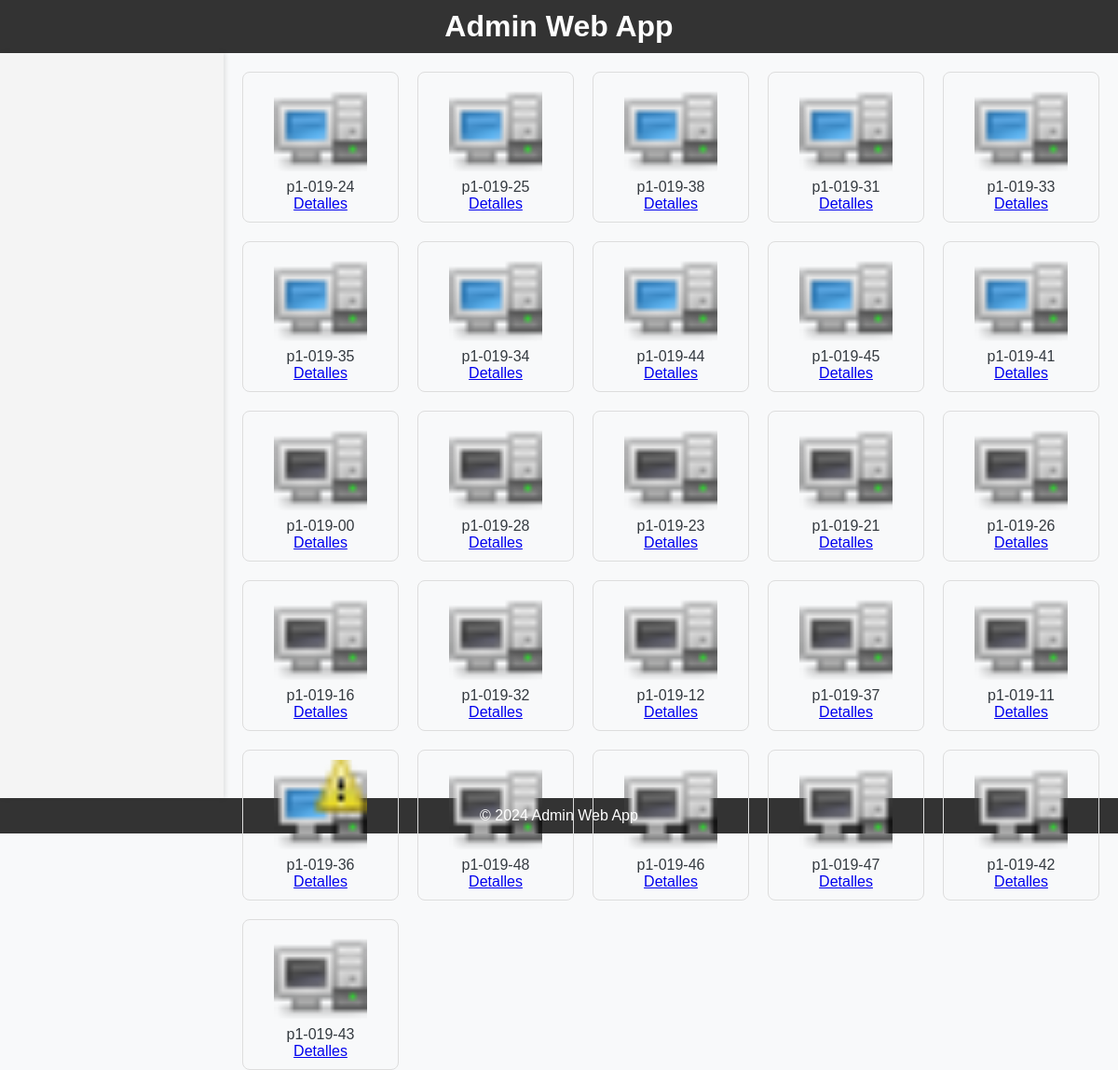
The app's page /testing_page/ (signed in), older data.
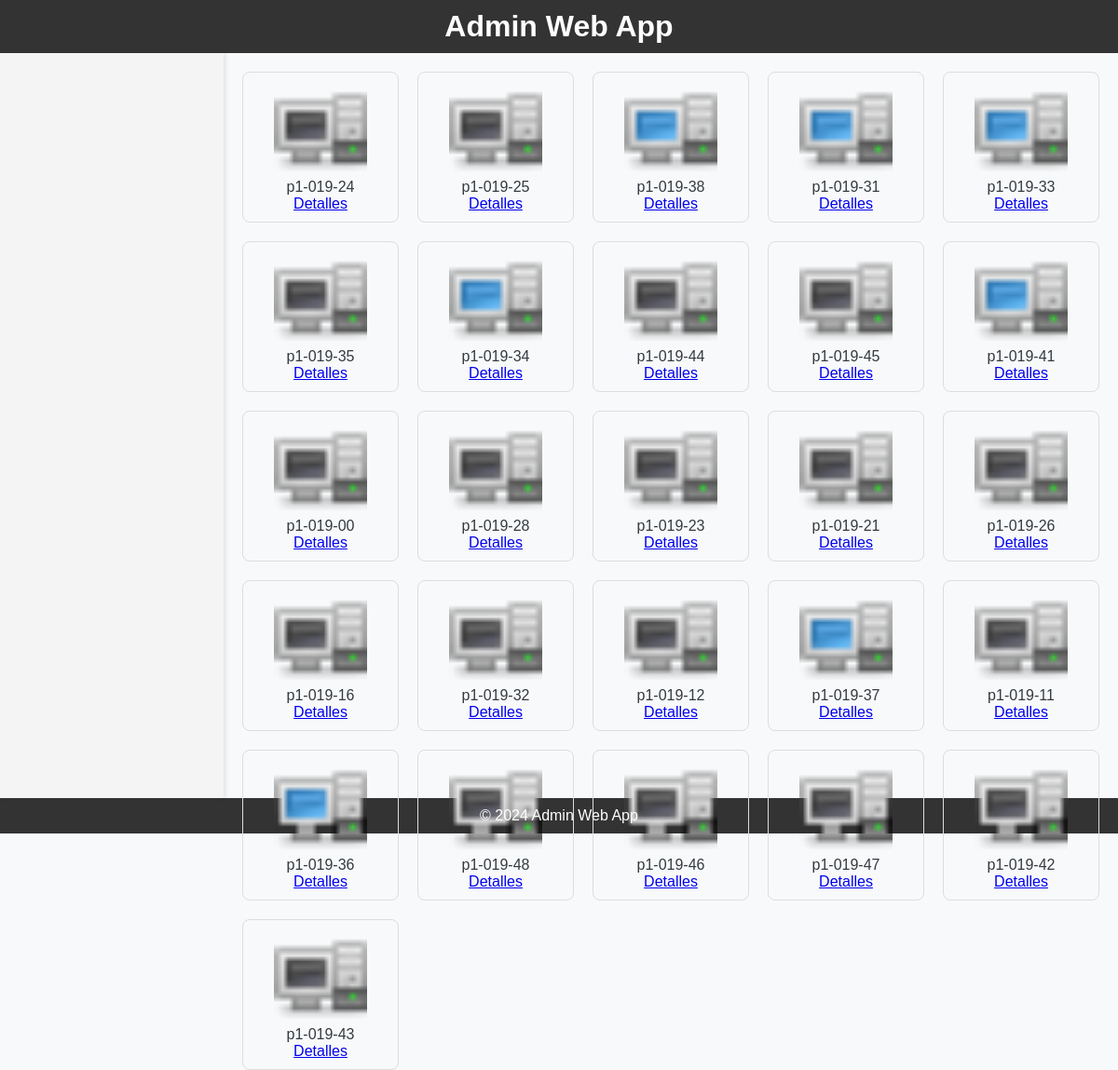
The same page, newer data.
### admin_web_app/models.py (models this page shows, shortened)
class Computer(models.Model):
    name = models.CharField(max_length=100)
    state = models.CharField(max_length=100)
    icon = models.ImageField(upload_to='img/', blank=True, null=True)  # Imagen del estado
    mac = models.CharField(max_length=17, blank=True, null=True, unique=True)  # Dirección MAC como único
    ip = models.GenericIPAddressField(protocol='both', unpack_ipv4=False, blank=True, null=True)  # Dirección IP
    warning = models.BooleanField(default=False)
    exam_mode = models.BooleanField(default=False)

### admin_web_app/views.py (the view)
# urls.py: path('testing_page/', views.testing_page, name='testing_page'),
@login_required
@user_passes_test(is_admin)
def testing_page(request):
    computers = Computer.objects.all()
    timestamp = datetime.now().timestamp()
    context = {
        'computers': computers,
        'timestamp': timestamp,
    }
    return render(request, 'testing_page.html', context)

### admin_web_app/views.py (called while the page is built)
def is_admin(user):
    return user.is_superuser

### admin_web_app/templates/testing_page.html (shortened to what this page needs)
<!DOCTYPE html>
<html lang="en">
<head>
    {% load static %}
    <link rel="stylesheet" href="{% static 'css/styles.css' %}">
</head>
<body>
    <header>
        <h1>Admin Web App</h1>
    </header>
    <div class="container">
        <aside class="sidebar">
        </aside>
        <main class="main-content">
          <div class="computers-grid">
            {% for computer in computers %}
                <div class="computer-icon">
                  <img src="{% static 'img/' %}{{ computer.icon }}" alt="{{ computer.name }}">
                    <p>{{ computer.name }}</p>
                    <a href="{% url 'computer_detail' computer.pk %}">Detalles</a>
                </div>
            {% endfor %}
        </div>
        </main>
    </div>
    <footer>
        <p>© 2024 Admin Web App</p>
    </footer>
</body>
</html>

Row changes from the older to the newer data that the page shows:
changed Computer (number 1 of 26 on the later page): icon: a different picture
changed Computer (number 2 of 26 on the later page): icon: a different picture
changed Computer (number 6 of 26 on the later page): icon: a different picture
changed Computer (number 8 of 26 on the later page): icon: a different picture
changed Computer (number 9 of 26 on the later page): icon: a different picture
changed Computer (number 19 of 26 on the later page): icon: a different picture
changed Computer (number 21 of 26 on the later page): icon: a different picture
